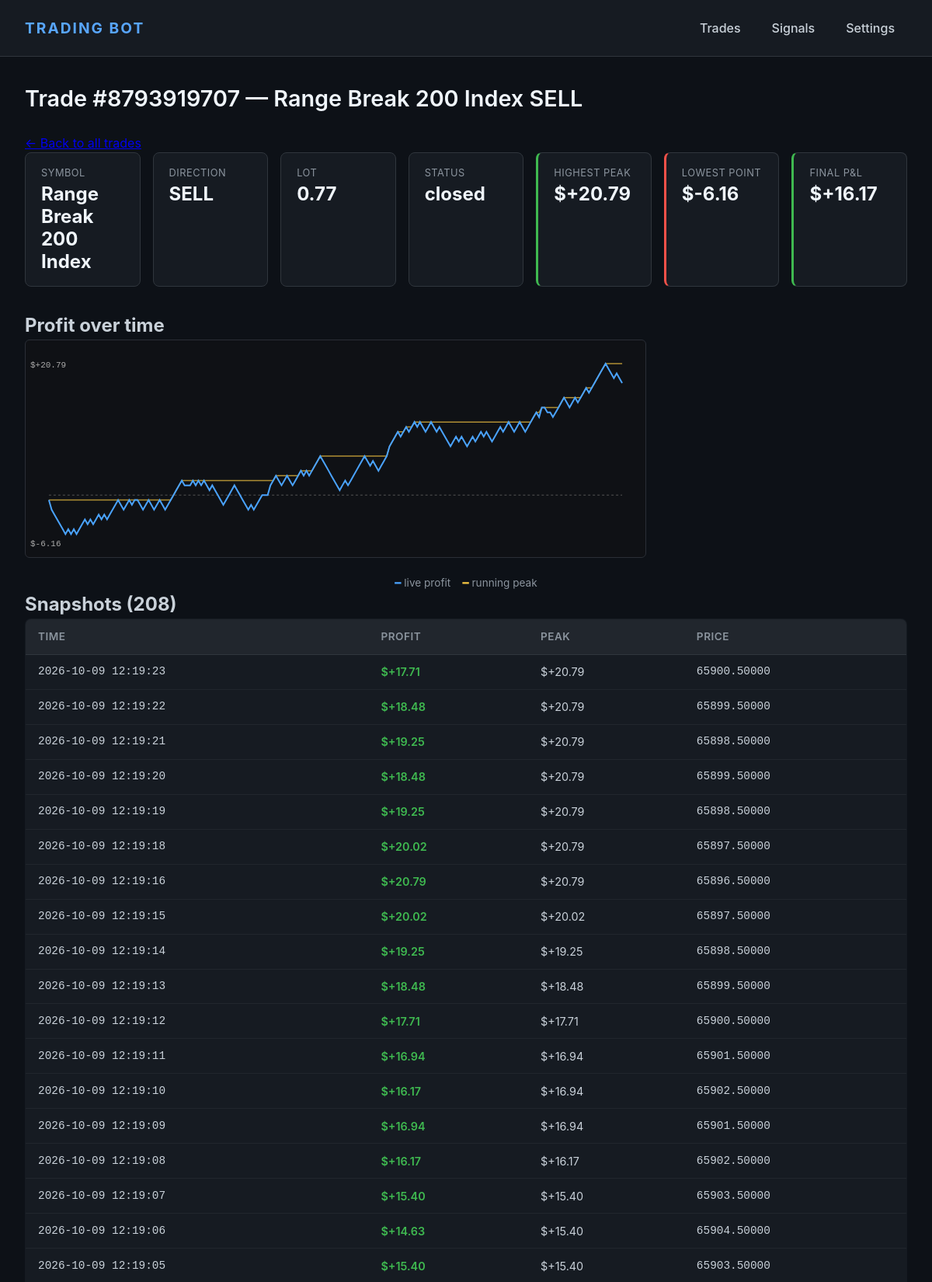
Page /trade/8793919707 (upper part) on the committed database.
### tables this page shows
CREATE TABLE trades (
    id           INTEGER PRIMARY KEY AUTOINCREMENT,
    ticket       INTEGER UNIQUE,
    symbol       TEXT,
    direction    TEXT,
    lot          REAL,
    open_price   REAL,
    sl           REAL,
    tp           REAL,
    open_time    TEXT DEFAULT (datetime('now')),
    close_time   TEXT,
    close_price  REAL,
    profit       REAL,
    status       TEXT DEFAULT 'open',
    strategy     TEXT,
    close_reason TEXT
, peak_profit REAL);

CREATE TABLE trade_snapshots (
    id        INTEGER PRIMARY KEY AUTOINCREMENT,
    ticket    INTEGER NOT NULL,
    ts        TEXT    DEFAULT (datetime('now')),
    profit    REAL,
    peak      REAL,
    price     REAL
);

### web_app.py (the view)
@app.route("/trade/<int:ticket>")
def trade_history(ticket):
    trade = db.get_trade_by_ticket(ticket)
    snaps = db.get_trade_snapshots(ticket, limit=10000)
    chart = _build_profit_svg(snaps) if snaps else None
    profits = [(s["profit"] or 0) for s in snaps]
    peaks   = [(s["peak"]   or 0) for s in snaps]
    hi_candidates = peaks + profits
    lo_candidates = list(profits)
    if trade is not None and trade["profit"] is not None:
        hi_candidates.append(trade["profit"])
        lo_candidates.append(trade["profit"])
    final_peak   = max(hi_candidates) if hi_candidates else 0
    lowest_point = min(lo_candidates) if lo_candidates else 0
    return render_template("trade_history.html",
                           trade=trade,
                           ticket=ticket,
                           snaps=snaps,
                           chart=chart,
                           final_peak=final_peak,
                           lowest_point=lowest_point)

### database.py (called while the page is built)
@contextmanager
def _conn():
    c = sqlite3.connect(str(DB_PATH))
    c.row_factory = sqlite3.Row
    try:
        yield c
        c.commit()
    finally:
        c.close()

def get_trade_snapshots(ticket: int, limit: int = 5000) -> list[dict]:
    with _conn() as c:
        rows = c.execute(
            "SELECT ts, profit, peak, price FROM trade_snapshots "
            "WHERE ticket = ? ORDER BY id ASC LIMIT ?",
            (ticket, limit),
        ).fetchall()
    return [dict(r) for r in rows]

def get_trade_by_ticket(ticket: int) -> dict | None:
    with _conn() as c:
        row = c.execute("SELECT * FROM trades WHERE ticket = ?", (ticket,)).fetchone()
    return dict(row) if row else None

### web_app.py (called while the page is built)
def _build_profit_svg(snaps: list) -> dict:
    W, H, PAD = 800, 280, 30
    profits = [s["profit"] or 0 for s in snaps]
    peaks   = [s["peak"]   or 0 for s in snaps]
    lo = min(min(profits), 0)
    hi = max(max(peaks),   0.01)
    span = (hi - lo) or 1
    n = len(snaps)
    def x(i): return PAD + (W - 2 * PAD) * (i / max(n - 1, 1))
    def y(v): return PAD + (H - 2 * PAD) * (1 - (v - lo) / span)
    profit_pts = " ".join(f"{x(i):.1f},{y(v):.1f}" for i, v in enumerate(profits))
    peak_pts   = " ".join(f"{x(i):.1f},{y(v):.1f}" for i, v in enumerate(peaks))
    zero_y     = y(0)
    return {
        "w": W, "h": H,
        "profit_pts": profit_pts,
        "peak_pts":   peak_pts,
        "zero_y":     zero_y,
        "lo":         lo,
        "hi":         hi,
    }

### templates/trade_history.html (shortened to what this page needs)
{% extends "base.html" %}
{% block content %}
<h1>Trade #{{ ticket }}{% if trade %} — {{ trade.symbol }} {{ trade.direction }}{% endif %}</h1>
<p><a href="{{ url_for('trades') }}">&larr; Back to all trades</a></p>
{% if trade %}
<section class="stats">
  <div class="stat">
    <div class="stat-label">Symbol</div>
    <div class="stat-value">{{ trade.symbol }}</div>
  </div>
  <div class="stat">
    <div class="stat-label">Direction</div>
    <div class="stat-value">{{ trade.direction }}</div>
  </div>
  <div class="stat">
    <div class="stat-label">Lot</div>
    <div class="stat-value">{{ trade.lot }}</div>
  </div>
  <div class="stat">
    <div class="stat-label">Status</div>
    <div class="stat-value">{{ trade.status | replace('_', ' ') }}</div>
  </div>
  <div class="stat {% if final_peak >= 0 %}stat-win{% else %}stat-loss{% endif %}">
    <div class="stat-label">Highest peak</div>
    <div class="stat-value">${{ "%+.2f" | format(final_peak) }}</div>
  </div>
  <div class="stat {% if lowest_point < 0 %}stat-loss{% else %}stat-win{% endif %}">
    <div class="stat-label">Lowest point</div>
    <div class="stat-value">${{ "%+.2f" | format(lowest_point) }}</div>
  </div>
  {% if trade.profit is not none %}
  <div class="stat {% if trade.profit >= 0 %}stat-win{% else %}stat-loss{% endif %}">
    <div class="stat-label">Final P&amp;L</div>
    <div class="stat-value">${{ "%+.2f" | format(trade.profit) }}</div>
  </div>
  {% endif %}
</section>
{% endif %}
{% if chart %}
<h2>Profit over time</h2>
<svg viewBox="0 0 {{ chart.w }} {{ chart.h }}"
     style="width:100%; max-width:{{ chart.w }}px; background:#0f1115; border:1px solid #2a2e36; border-radius:6px;">
  <line x1="30" y1="{{ chart.zero_y }}" x2="{{ chart.w - 30 }}" y2="{{ chart.zero_y }}"
        stroke="#555" stroke-dasharray="3,3" />
  <polyline points="{{ chart.peak_pts }}"
            fill="none" stroke="#f5c542" stroke-width="1.5" opacity="0.7" />
  <polyline points="{{ chart.profit_pts }}"
            fill="none" stroke="#4aa3ff" stroke-width="2" />
  <text x="6" y="35" fill="#aaa" font-size="11" font-family="monospace">${{ "%+.2f" | format(chart.hi) }}</text>
  <text x="6" y="{{ chart.h - 14 }}" fill="#aaa" font-size="11" font-family="monospace">${{ "%+.2f" | format(chart.lo) }}</text>
</svg>
<p class="hint">
  <span style="color:#4aa3ff;">━</span> live profit
  &nbsp;&nbsp;
  <span style="color:#f5c542;">━</span> running peak
</p>
{% else %}
<p class="hint">No snapshots yet for this trade.</p>
{% endif %}
<h2>Snapshots ({{ snaps | length }})</h2>
<table class="data">
  <thead>
    <tr>
      <th>Time</th>
      <th>Profit</th>
      <th>Peak</th>
      <th>Price</th>
    </tr>
  </thead>
  <tbody>
    {% for s in snaps | reverse %}
    <tr>
      <td class="mono">{{ s.ts }}</td>
      <td class="{% if (s.profit or 0) > 0 %}buy{% elif (s.profit or 0) < 0 %}sell{% endif %}">
        ${{ "%+.2f" | format(s.profit or 0) }}
      </td>
      <td>${{ "%+.2f" | format(s.peak or 0) }}</td>
      <td class="mono">{% if s.price %}{{ "%.5f" | format(s.price) }}{% else %}—{% endif %}</td>
    </tr>
    {% else %}
    <tr><td colspan="4" class="empty">No snapshots recorded yet.</td></tr>
    {% endfor %}
  </tbody>
</table>
{% endblock %}

### static/style.css (style rules this page uses)
* { box-sizing: border-box; margin: 0; padding: 0; }
body { font-family: -apple-system, BlinkMacSystemFont, "Segoe UI", Roboto, sans-serif; background: #0d1117; color: #c9d1d9; line-height: 1.5; min-height: 100vh; display: flex; flex-direction: column; }
h1 { font-size: 1.8rem; font-weight: 600; margin-bottom: 1.5rem; color: #f0f6fc; }
.stats { display: grid; grid-template-columns: repeat(auto-fit, minmax(140px, 1fr)); gap: 1rem; margin-bottom: 2rem; }
.stat { background: #161b22; border: 1px solid #30363d; border-radius: 8px; padding: 1rem 1.25rem; min-width: 0; overflow-wrap: break-word; }
.stat-label { font-size: 0.8rem; color: #8b949e; text-transform: uppercase; letter-spacing: 0.5px; margin-bottom: 0.25rem; }
.stat-value { font-size: 1.5rem; font-weight: 700; color: #f0f6fc; overflow-wrap: anywhere; }
.stat-value:has(+ *), .stat .stat-value { line-height: 1.2; }
.stat-win { border-left: 3px solid #3fb950; }
.stat-loss { border-left: 3px solid #f85149; }
.data { width: 100%; border-collapse: collapse; background: #161b22; border: 1px solid #30363d; border-radius: 8px; overflow: hidden; }
.data thead { background: #21262d; }
.data th { text-align: left; padding: 0.75rem 1rem; font-weight: 600; color: #8b949e; font-size: 0.85rem; text-transform: uppercase; letter-spacing: 0.5px; border-bottom: 1px solid #30363d; }
.data td { padding: 0.7rem 1rem; border-bottom: 1px solid #21262d; font-size: 0.9rem; }
.mono { font-family: 'Consolas', 'Monaco', monospace; font-size: 0.8rem; }
.buy { color: #3fb950; font-weight: 600; }
.hint { color: #8b949e; font-size: 0.85rem; margin-top: 1rem; text-align: center; }

### rows in the picture
trades: symbol "Range Break 200 Index", direction "SELL", lot "0.77", status "closed", profit "+16.17"
trade_snapshots: peak "+20.79", hi "+20.79", ts "2026-10-09 12:19:16", profit "+20.79", price "65896.50000"
trade_snapshots: profit "-6.16", lo "-6.16"
trade_snapshots: ts "2026-10-09 12:19:23", profit "+17.71", peak "+20.79", price "65900.50000"
trade_snapshots: ts "2026-10-09 12:19:22", profit "+18.48", peak "+20.79", price "65899.50000"
trade_snapshots: ts "2026-10-09 12:19:21", profit "+19.25", peak "+20.79", price "65898.50000"
trade_snapshots: ts "2026-10-09 12:19:20", profit "+18.48", peak "+20.79", price "65899.50000"
trade_snapshots: ts "2026-10-09 12:19:19", profit "+19.25", peak "+20.79", price "65898.50000"
trade_snapshots: ts "2026-10-09 12:19:18", profit "+20.02", peak "+20.79", price "65897.50000"
trade_snapshots: ts "2026-10-09 12:19:15", profit "+20.02", peak "+20.02", price "65897.50000"
trade_snapshots: ts "2026-10-09 12:19:14", profit "+19.25", peak "+19.25", price "65898.50000"
trade_snapshots: ts "2026-10-09 12:19:13", profit "+18.48", peak "+18.48", price "65899.50000"
trade_snapshots: ts "2026-10-09 12:19:12", profit "+17.71", peak "+17.71", price "65900.50000"
trade_snapshots: ts "2026-10-09 12:19:11", profit "+16.94", peak "+16.94", price "65901.50000"
trade_snapshots: ts "2026-10-09 12:19:10", profit "+16.17", peak "+16.94", price "65902.50000"
trade_snapshots: ts "2026-10-09 12:19:09", profit "+16.94", peak "+16.94", price "65901.50000"
trade_snapshots: ts "2026-10-09 12:19:08", profit "+16.17", peak "+16.17", price "65902.50000"
trade_snapshots: ts "2026-10-09 12:19:07", profit "+15.40", peak "+15.40", price "65903.50000"
trade_snapshots: ts "2026-10-09 12:19:06", profit "+14.63", peak "+15.40", price "65904.50000"
trade_snapshots: ts "2026-10-09 12:19:05", profit "+15.40", peak "+15.40", price "65903.50000"

### other values in the picture
{{ ticket }} "8793919707"
{{ snaps | length }} "208"
